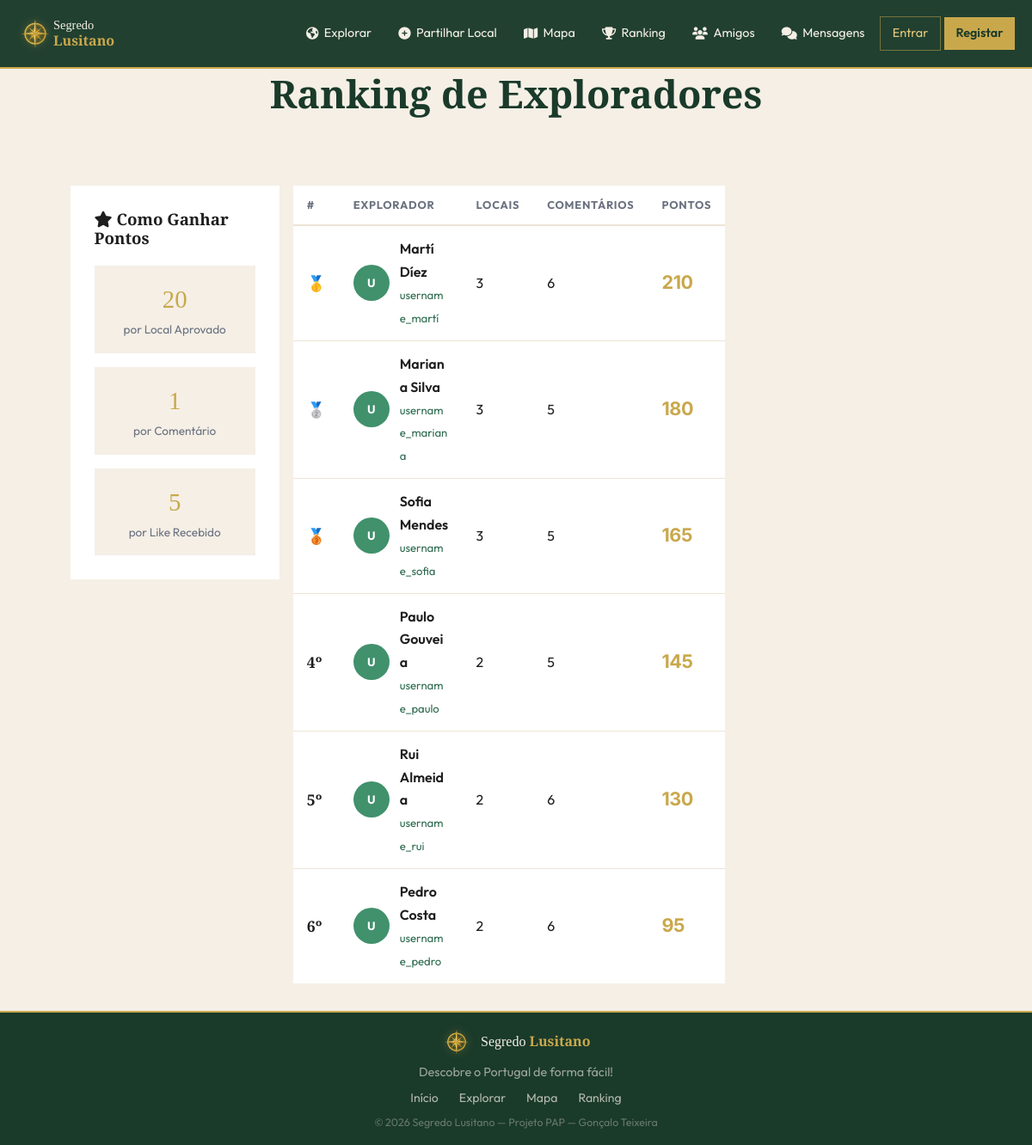
Screenshot of /pages/ranking.php with the database file from the repository.
### tables this page shows
CREATE TABLE utilizadores (
    id INT AUTO_INCREMENT PRIMARY KEY,
    nome VARCHAR(100) NOT NULL,
    username VARCHAR(50) NOT NULL UNIQUE,
    email VARCHAR(150) NOT NULL UNIQUE,
    password VARCHAR(255) NOT NULL,
    avatar VARCHAR(255) DEFAULT NULL,
    bio TEXT DEFAULT NULL,
    pontos INT DEFAULT 0,
    role ENUM('user','admin', '[deleted]') DEFAULT 'user',
    ativo TINYINT(1) DEFAULT 1,
    verificado TINYINT(1) DEFAULT 0,
    privado TINYINT(1) DEFAULT 0,
    tipo_auth ENUM('email','google','github') DEFAULT 'email',
    termos_aceites_em DATETIME NULL,
    criado_em DATETIME DEFAULT CURRENT_TIMESTAMP
);

### includes/auth.php (called while the page is built, shortened)
<?php
require_once __DIR__ . '/config.php';
function auth_user(): ?array {
    if (!isset($_SESSION['user_id'])) return null;
    $st = db()->prepare('SELECT * FROM utilizadores WHERE id = ? AND ativo = 1');
    $st->execute([$_SESSION['user_id']]);
    $cache = $st->fetch() ?: null;
    return $cache;
}
function h(string $s): string {
    return htmlspecialchars($s, ENT_QUOTES, 'UTF-8');
}

### includes/config.php (called while the page is built, shortened)
<?php
function db(): PDO {
    static $pdo = null;
    if ($pdo === null) {
        $dsn = 'mysql:host=' . DB_HOST . ';dbname=' . DB_NAME . ';charset=utf8mb4';
        $options = [
            PDO::ATTR_ERRMODE            => PDO::ERRMODE_EXCEPTION,
            PDO::ATTR_DEFAULT_FETCH_MODE => PDO::FETCH_ASSOC,
            PDO::ATTR_EMULATE_PREPARES   => false,
        ];
        $pdo = new PDO($dsn, DB_USER, DB_PASS, $options);
    }
    return $pdo;
}

### includes/functions.php (called while the page is built, shortened)
<?php
require_once __DIR__ . '/config.php';
require_once __DIR__ . '/auth.php';
function get_ranking(int $limite = 10): array {
    $st = db()->prepare(
        'SELECT u.id, u.username, u.nome, u.avatar, u.pontos,
                (SELECT COUNT(*) FROM locais WHERE utilizador_id = u.id AND estado = "aprovado") AS total_locais,
                (SELECT COUNT(*) FROM comentarios WHERE utilizador_id = u.id) AS total_comentarios
         FROM utilizadores u WHERE u.ativo = 1 AND u.role = "user" AND u.pontos > 0
         ORDER BY u.pontos DESC LIMIT ?'
    );
    $st->execute([$limite]);
    return $st->fetchAll();
}

### pages/ranking.php (the view, shortened to what this page needs)
<?php
require_once dirname(__DIR__) . '/includes/functions.php';
$ranking    = get_ranking(50);
include dirname(__DIR__) . '/includes/header.php';
?>
<div class="page-content">
<section class="section">
  <div class="container" style="max-width:90%;">
    <div class="section-header">
      <h2>Ranking de Exploradores</h2>
    </div>
    <div>
      <div class="row">
        <div class="col-12 col-lg-3">
          <div style="background:var(--branco); border-radius:var(--radius-lg); padding:1.75rem; margin-top:2rem;">
            <h3 style="margin-bottom:1.25rem;"><i class="fas fa-star"></i> Como Ganhar Pontos</h3>
            <div style="display:flex; flex-direction:column; gap:1rem;">
              <div style="padding:1rem; background:var(--creme); border-radius:var(--radius); text-align:center;">
                <div style="font-size:1.8rem; color:var(--dourado); font-family:'Playfair Display',serif;"><?= PONTOS_LOCAL ?></div>
                <div style="font-size:.85rem; color:var(--texto-muted);">por Local Aprovado</div>
              </div>
              <div style="padding:1rem; background:var(--creme); border-radius:var(--radius); text-align:center;">
                <div style="font-size:1.8rem; color:var(--dourado); font-family:'Playfair Display',serif;"><?= PONTOS_COMENTARIO ?></div>
                <div style="font-size:.85rem; color:var(--texto-muted);">por Comentário</div>
              </div>
              <div style="padding:1rem; background:var(--creme); border-radius:var(--radius); text-align:center;">
                <div style="font-size:1.8rem; color:var(--dourado); font-family:'Playfair Display',serif;"><?= PONTOS_LIKE ?></div>
                <div style="font-size:.85rem; color:var(--texto-muted);">por Like Recebido</div>
              </div>
            </div>
          </div>
        </div>
        <div class="col-12 col-lg-6">
          <div style="background:var(--branco); border-radius:var(--radius-lg); overflow:hidden; margin-top:2rem; margin-left:auto; margin-right:auto;">
            <table class="ranking-table">
              <thead>
                <tr>
                  <th>#</th>
                  <th>Explorador</th>
                  <th>Locais</th>
                  <th>Comentários</th>
                  <th>Pontos</th>
                </tr>
              </thead>
              <tbody>
                <?php foreach ($ranking as $i => $u): ?>
                <tr>
                  <td>
                    <span class="rank-pos rank-<?= $i+1 <= 3 ? ($i+1) : '' ?>">
                      <?php if ($i === 0): ?>🥇
                      <?php elseif ($i === 1): ?>🥈
                      <?php elseif ($i === 2): ?>🥉
                      <?php else: echo ($i+1) . 'º'; ?>
                      <?php endif; ?>
                    </span>
                  </td>
                  <td>
                    <div class="rank-user">
                      <div class="rank-avatar">
                        <?php if (!empty($u['avatar'])): ?>
                          <img src="<?= SITE_URL ?>/uploads/locais/<?= h($u['avatar']) ?>" alt="<?= h($u['nome']) ?>">
                        <?php else: ?>
                          <?= mb_strtoupper(mb_substr($u['username'],0,1)) ?>
                        <?php endif; ?>
                      </div>
                      <div class="rank-user-info">
                        <div style="font-weight:600;"><?= h($u['nome']) ?></div>
                        <a href="<?= SITE_URL ?>/pages/perfil.php?id=<?= $u['id'] ?>"
                          style="color:var(--verde); font-size:.82rem;"><?= h($u['username']) ?></a>
                      </div>
                    </div>
                  </td>
                  <td><?= (int)$u['total_locais'] ?></td>
                  <td><?= (int)$u['total_comentarios'] ?></td>
                  <td><span class="rank-pontos"><?= number_format($u['pontos']) ?></span></td>
                </tr>
                <?php endforeach; ?>
              </tbody>
            </table>
          </div>
        </div>
        <div class="col-12 col-lg-3"></div>
      </div>
    </div>
  </div>
</section>
</div>
<?php include dirname(__DIR__) . '/includes/footer.php'; ?>

### includes/header.php (shortened to what this page needs)
<?php
require_once dirname(__DIR__) . '/includes/auth.php';
$user = auth_user();
?>
<!DOCTYPE html>
<html lang="pt">
<head>
<link rel="stylesheet" href="https://cdnjs.cloudflare.com/ajax/libs/font-awesome/6.5.0/css/all.min.css">
<link rel="stylesheet" href="https://unpkg.com/leaflet@1.9.4/dist/leaflet.css">
<link rel="stylesheet" href="<?= SITE_URL ?>/assets/css/bootstrap.min.css?v=<?= filemtime(dirname(__DIR__).'/assets/css/bootstrap.min.css') ?>">
<link rel="stylesheet" href="<?= SITE_URL ?>/assets/css/style.css?v=<?= filemtime(dirname(__DIR__).'/assets/css/style.css') ?>">
</head>
<body>
<nav class="navbar" id="navbar">
  <div class="nav-inner">
    <a href="<?= SITE_URL ?>/index.php" class="nav-logo">
      <img src="<?= SITE_URL ?>/assets/images/logo_icon.png" alt="Segredo Lusitano" class="nav-logo-img" style="height:42px;width:42px;max-height:42px;max-width:42px;object-fit:contain;display:block;">
      <span style="font-family:'Playfair Display',serif;color:var(--creme);line-height:1.2;font-size:.9rem;">Segredo<br><strong style="color:var(--dourado);font-size:1rem;">Lusitano</strong></span>
    </a>
    <ul class="nav-links" id="nav-links">
      <li><a href="<?= SITE_URL ?>/pages/explorar.php"><i class="fa-solid fa-earth-americas"></i> Explorar</a></li>
      <li><a href="<?= SITE_URL ?>/pages/local_novo.php"><i class="fas fa-plus-circle"></i> Partilhar Local</a></li>
      <li><a href="<?= SITE_URL ?>/pages/mapa.php"><i class="fas fa-map"></i> Mapa</a></li>
      <li><a href="<?= SITE_URL ?>/pages/ranking.php"><i class="fas fa-trophy"></i> Ranking</a></li>
      <li><a href="<?= $user ? SITE_URL . '/pages/feed.php' : SITE_URL . '/pages/login.php' ?>"><i class="fas fa-users"></i> Amigos</a></li>
      <li>
        <a href="<?= $user ? SITE_URL . '/pages/mensagens.php' : SITE_URL . '/pages/login.php' ?>" style="position:relative;">
          <i class="fas fa-comments"></i> Mensagens
        </a>
      </li>
      <?php if ($user): ?>
        <?php if (is_admin()): ?>
        <li><a href="<?= SITE_URL ?>/admin/index.php"><i class="fas fa-shield-alt"></i> Administração</a></li>
        <?php endif; ?>
        <li>
          <a href="<?= SITE_URL ?>/pages/perfil.php" class="nav-profile-link">
            <?php if ($user['avatar']): ?>
              <img src="<?= SITE_URL ?>/uploads/locais/<?= h($user['avatar']) ?>" alt="" class="nav-avatar">
            <?php else: ?>
              <span class="nav-avatar-placeholder"><?= mb_strtoupper(mb_substr($user['username'],0,1)) ?></span>
            <?php endif; ?>
            <?= h($user['username']) ?>
          </a>
        </li>
        <li>
          <a href="<?= SITE_URL ?>/pages/logout.php" class="btn-nav-sair">
            <i class="fas fa-sign-out-alt"></i> Sair
          </a>
        </li>
      <?php else: ?>
        <li><a href="<?= SITE_URL ?>/pages/login.php" class="btn-nav-login">Entrar</a></li>
        <li><a href="<?= SITE_URL ?>/pages/registo.php" class="btn-nav-register">Registar</a></li>
      <?php endif; ?>
    </ul>
  </div>
</nav>

### includes/footer.php (shortened to what this page needs)
<footer class="site-footer">
  <div class="footer-inner">
    <div class="footer-brand">
      <img src="<?= SITE_URL ?>/assets/images/logo_icon.png" alt="Segredo Lusitano" style="height:36px;width:36px;object-fit:contain;filter:drop-shadow(0 0 6px rgba(201,168,76,.4));">
      <span style="font-family:'Playfair Display',serif;color:var(--creme);font-size:1rem;">Segredo <strong style="color:var(--dourado);">Lusitano</strong></span>
    </div>
    <p class="footer-tagline">Descobre o Portugal de forma fácil!</p>
    <nav class="footer-links">
      <a href="<?= SITE_URL ?>/index.php">Início</a>
      <a href="<?= SITE_URL ?>/pages/explorar.php">Explorar</a>
      <a href="<?= SITE_URL ?>/pages/mapa.php">Mapa</a>
      <a href="<?= SITE_URL ?>/pages/ranking.php">Ranking</a>
    </nav>
    <p class="footer-copy">&copy; <?= date('Y') ?> Segredo Lusitano &mdash; Projeto PAP &mdash; Gonçalo Teixeira</p>
  </div>
</footer>
</body>
</html>

### rows the page displays
utilizadores: username "U", nome "Martí Díez", username "username_martí", total_locais "3", total_comentarios "6", pontos "210"
utilizadores: username "U", nome "Mariana Silva", username "username_mariana", total_locais "3", total_comentarios "5", pontos "180"
utilizadores: username "U", nome "Sofia Mendes", username "username_sofia", total_locais "3", total_comentarios "5", pontos "165"
utilizadores: username "U", nome "Paulo Gouveia", username "username_paulo", total_locais "2", total_comentarios "5", pontos "145"
utilizadores: username "U", nome "Rui Almeida", username "username_rui", total_locais "2", total_comentarios "6", pontos "130"
utilizadores: username "U", nome "Pedro Costa", username "username_pedro", total_locais "2", total_comentarios "6", pontos "95"

### other values shown
PONTOS_LOCAL "20"
PONTOS_COMENTARIO "1"
PONTOS_LIKE "5"
